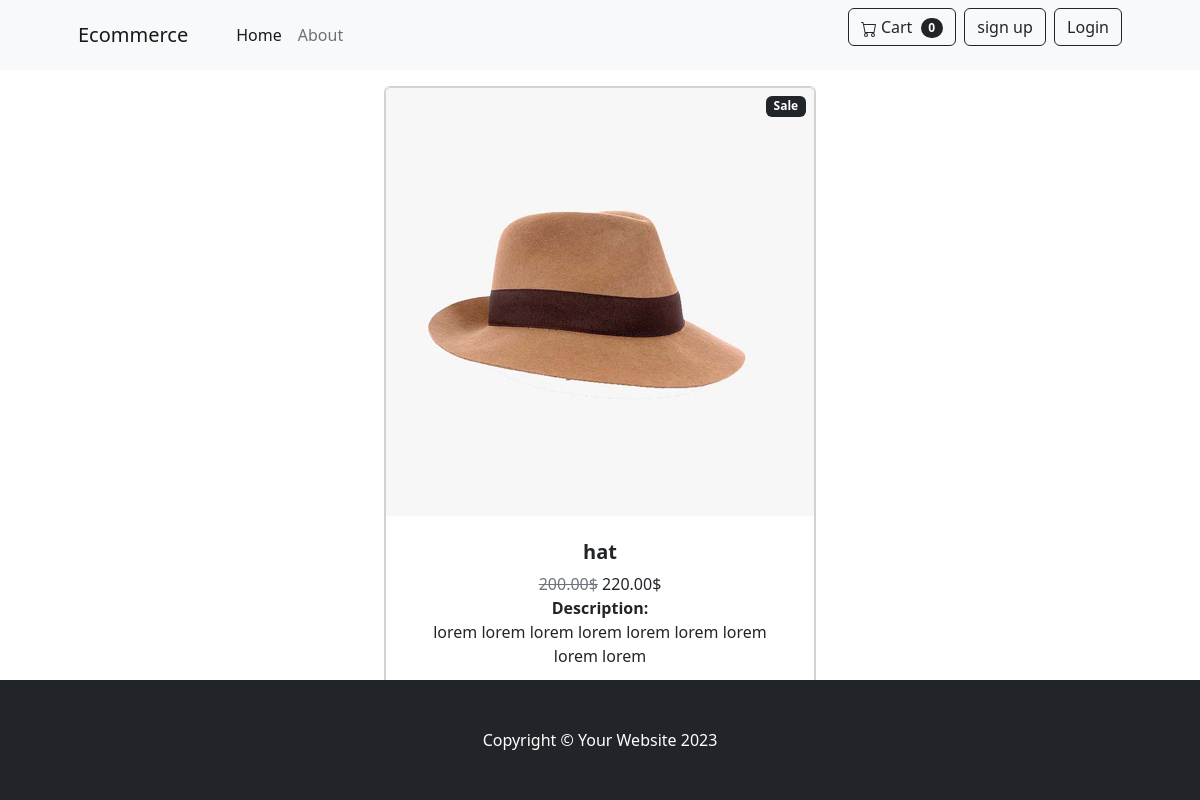
The page /review/4/ on the database its author committed.
### store/models.py (models this page shows, shortened)
class Product(models.Model):
    name = models.CharField(max_length=50)
    price = models.DecimalField(default=0, decimal_places=2, max_digits=6)
    category = models.ForeignKey(Category, on_delete=models.CASCADE,related_name='product')
    description = models.TextField()
    image = models.ImageField(upload_to="products")
    is_sale = models.BooleanField(default=False)
    sale_price = models.DecimalField(default=0, decimal_places=2, max_digits=6)

### store/views.py (the view)
# urls.py: path('review/<int:pk>/', views.Get_item.as_view(),name='review'),
class Get_item(DetailView):
    model = Product
    template_name = "review.html"
    context_object_name = "item"

### templates/review.html
{% extends 'base.html' %}
{% block content %}
<div class="d-flex justify-content-center mt-3">
<div class="card" style="width: 27rem;">
    <div class="card h-100">
    <img src="{{item.image.url}}" class="card-img-top" alt="..."  />
    <div class="card-body p-4">
        <div class="text-center">
            <h5 class="fw-bolder">{{item.name}}</h5>
            {% if item.is_sale %}
            <div class="badge bg-dark text-white position-absolute" style="top: 0.5rem; right: 0.5rem">Sale</div>
            <span class="text-muted text-decoration-line-through">{{item.sale_price}}$</span>
            {{item.price}}$
           {% else %} {{item.price}}$ {% endif %} <br>
           <strong> Description: </strong><br>
           {{item.description}}
    </div>
    </div>
    <div class="card-footer p-4 pt-0 border-top-0 bg-transparent">
        <div class="text-center"><a class="btn btn-outline-dark mt-auto" href="#">Add TO Cart</a>
            <a class="btn btn-outline-dark mt-auto" href="{% url 'store:home' %}">back</a></div>
    </div>
</div>
</div>
</div>
{% endblock content %}

### rows shown on the page
Product: image (picture), name "hat", sale_price "200.00", price "220.00", description "lorem lorem lorem lorem lorem lorem lorem lorem lorem"
